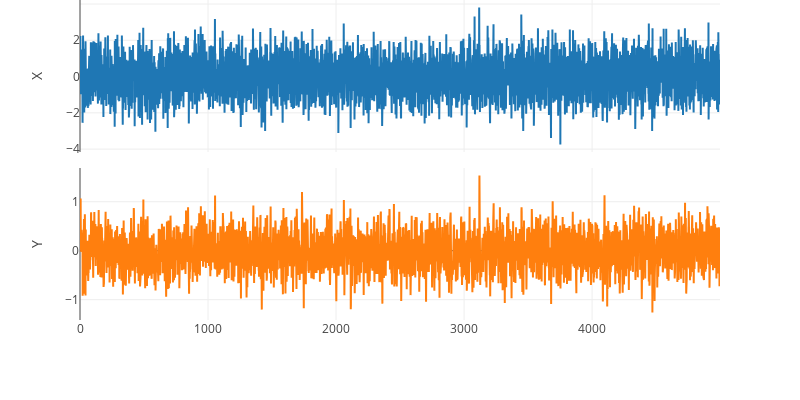
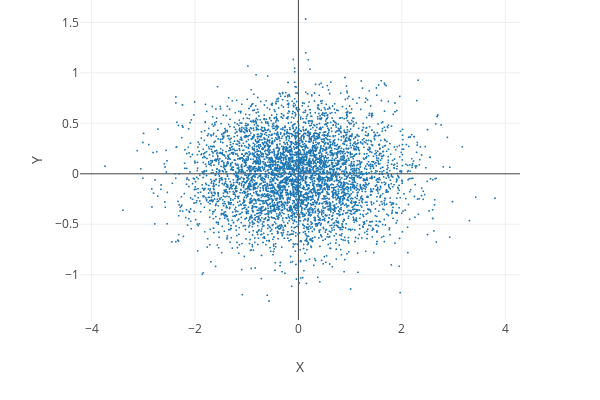
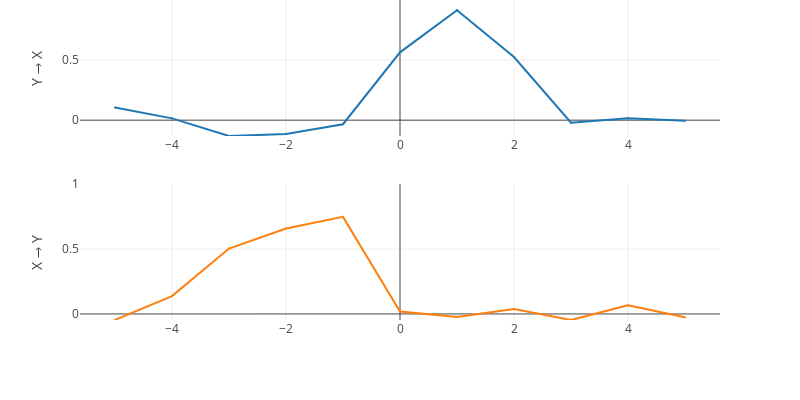

Notebook cell for these charts, in order:
### Markdown cell above
## Extended CCM on Discrete First Order System
An input signal, $X$, is used to generate an output signal $Y$, using a first order transfer function. The transfer function selected is as follows:

$$ Y(z) = \frac{1}{1 - 0.5 z^{-1}} \cdot z^{-1} \cdot X(z)$$

The difference equation for the above transfer function is:

$$ Y(t) = X(t - 1) + 0.5 Y(t - 1) $$

In all cases, the causal network involved is $X$ → $Y$.


### Upper Right Corner (URC) Determination 
The Upper Right Corner (URC) is determined by finding the point after maximum concativity occurs:

Suppose the causalities be denoted as $\mathbf{\rho} \left( \tau_\times \right)$, where $\tau_\times$ is the cross map lag. We can define the discrete symmetric derivative to be $\Delta_{\tau_\times} \rho(\tau_\times) = \dfrac{\rho(\tau_\times + 1) - \rho(\tau_\times - 1)}{2}$.

The discrete symmetric second derivative can be expressed as:
$$ 
\begin{align}
\Delta_{\tau_\times}^2 \rho(\tau_\times)  
&= \rho(\tau_\times + 1) - 2 \rho(\tau_\times) + \rho(\tau_\times - 1)
\end{align}
$$

The upper right corner is found by taking $\tau_\times$ corresponding to the minimum $\Delta_{\tau_\times}^2 \rho (\tau_\times) $, for $\tau_\times$ where $\Delta_{\tau_\times} \rho (\tau_\times)$ and $\Delta_{\tau_\times}^2 \rho (\tau_\times)$ are nonpositive.

$$
\begin{align}
\text{URCLag}
&= \tau_{\times, \text{crit}} \\
&= \textit{argmin}_{\tau_\times} \Delta_{\tau_\times}^2 \rho( \tau_\times ) \\
\end{align}
$$
$$
\begin{align}
\text{for } \tau_\times \text{where }
\textit{Set(} \Delta_{\tau_\times} \rho(\tau_\times) \leq 0 \textit{)} \cap
\textit{Set(} \Delta_{\tau_\times}^2 \rho(\tau_\times) \leq 0 \textit{)}
\end{align}
$$

### Code cell
# Set time series length
N = 5000

# Set seed
seed = 0
np.random.seed(seed)

# Generate input signal
X = random_normal_input(N, mu=0., var=1.)
# X = random_binary_input(N, binVals=[-1, 1], binRatios=[0.5, 0.5])
# X = aperiodic_random_binary(N, binVals=[-1, 1], holdDuration=[1, 100])

# Add white noise (optional)
# X = X + np.random.normal(0., 0.1, size=(N,))

# Generate output signal
Y = simulate_discrete_tf(X,
                         num=[0.2458, 0.1231],
                         denom=[1.0, -.3975, 0.1353],
                         delay=1)

# Add white noise (optional)
Y = Y + np.random.normal(0., 0.1, size=(N,))

# Create Pandas DataFrame from input and output signals
statesDF = pd.DataFrame(np.append(X[:, np.newaxis], 
                                  Y[:, np.newaxis], 
                                  axis=1), 
                        columns=['X', 'Y'])

# Run Extended CCM algorithm
causalitiesDF, peaksDF = extCCM_wrapper(statesDF)

# Visualise results
visualise_results(statesDF, causalitiesDF, peaksDF)

### Figure 1 — Plotly figure (JSON) as saved in the notebook; plotly's stock layout.template omitted (floating-point values rounded to 4 significant figures; data arrays with more than 128 entries replaced by an {"elided": "..."} marker saying what was removed)
{"data": [{"marker": {"size": 2}, "name": "X", "type": "scatter", "x": {"elided": "5000 int values"}, "xaxis": "x1", "y": {"elided": "5000 float values"}, "yaxis": "y1"}, {"marker": {"size": 2}, "name": "Y", "type": "scatter", "x": {"elided": "5000 int values"}, "xaxis": "x1", "y": {"elided": "5000 float values"}, "yaxis": "y2"}], "layout": {"height": 400, "margin": {"t": 0}, "showlegend": false, "width": 800, "xaxis1": {"anchor": "y2", "domain": [0, 1]}, "yaxis1": {"anchor": "free", "domain": [0.525, 1], "position": 0, "title": "X"}, "yaxis2": {"anchor": "x1", "domain": [0, 0.475], "title": "Y"}}}

### Figure 2 — Plotly figure (JSON) as saved in the notebook; plotly's stock layout.template omitted (floating-point values rounded to 4 significant figures; data arrays with more than 128 entries replaced by an {"elided": "..."} marker saying what was removed)
{"data": [{"marker": {"size": 2}, "mode": "markers", "type": "scattergl", "x": {"elided": "5000 float values"}, "y": {"elided": "5000 float values"}}], "layout": {"height": 400, "margin": {"t": 0}, "width": 600, "xaxis": {"title": "X"}, "yaxis": {"title": "Y"}}}

### Figure 3 — Plotly figure (JSON) as saved in the notebook; plotly's stock layout.template omitted (floating-point values rounded to 4 significant figures)
{"data": [{"marker": {"size": 2}, "name": "Y → X", "type": "scatter", "x": [-5, -4, -3, -2, -1, 0, 1, 2, 3, 4, 5], "xaxis": "x1", "y": [0.1059, 0.01496, -0.1318, -0.1156, -0.03396, 0.5644, 0.9143, 0.5256, -0.0205, 0.01528, -0.00486], "yaxis": "y1"}, {"marker": {"size": 2}, "name": "X → Y", "type": "scatter", "x": [-5, -4, -3, -2, -1, 0, 1, 2, 3, 4, 5], "xaxis": "x2", "y": [-0.04562, 0.1374, 0.503, 0.6574, 0.7471, 0.01871, -0.02257, 0.03807, -0.04647, 0.06633, -0.02505], "yaxis": "y2"}], "layout": {"height": 400, "margin": {"t": 0}, "showlegend": false, "width": 800, "xaxis1": {"anchor": "y1", "domain": [0, 1]}, "xaxis2": {"anchor": "y2", "domain": [0, 1]}, "yaxis1": {"anchor": "x1", "domain": [0.575, 1], "range": [-0.1318, 1], "title": "Y → X"}, "yaxis2": {"anchor": "x2", "domain": [0, 0.425], "range": [-0.04647, 1], "title": "X → Y"}}}
